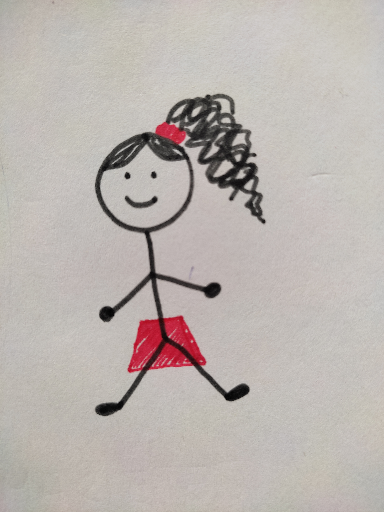
#> input picture 8a0a32cd8e74421bb4e7076cde64ee60.png, 384 x 512 px, found by its file name
$ python WatershedSegmentation.py
#> lines starting #> are read from the running program, lines starting #| are printed output that depends on the picture; after the words box and inside, x2 and y2 are one past the last pixel; in counts of white or black regions, pixels touching at a corner belong together
# Not good, but splits everything into different segments
#  separate objects or regions based on watershed lines
# effective for segmenting objects with well-defined boundaries, such as cells, nuclei
# Watershed lines the ridges that separate different catchment basins


import cv2
import numpy as np
import matplotlib.pyplot as plt

# Read the image
image_path = 'Segmentations/8a0a32cd8e74421bb4e7076cde64ee60.png'
image = cv2.imread(image_path)
#> image is the input picture: shape (512, 384, 3); mean B, G, R 175.7, 180, 187.2
image_rgb = cv2.cvtColor(image, cv2.COLOR_BGR2RGB)

# Convert the image to grayscale
gray_image = cv2.cvtColor(image, cv2.COLOR_BGR2GRAY)

# Apply thresholding to obtain a binary image
_, thresholded = cv2.threshold(gray_image, 0, 255, cv2.THRESH_BINARY_INV + cv2.THRESH_OTSU)
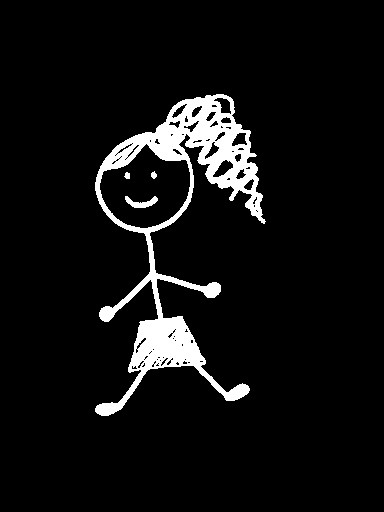
#> thresholded: shape (512, 384); 6.6% white; 4 white regions, box (x1, y1, x2, y2) and area: (95, 94, 266, 416) 12629, (125, 196, 158, 208) 195, (151, 171, 157, 179) 33, (124, 172, 130, 179) 32

# Perform morphological operations to clean up the image
kernel = np.ones((3, 3), np.uint8)
opening = cv2.morphologyEx(thresholded, cv2.MORPH_OPEN, kernel, iterations=2)
#> opening: shape (512, 384); 5.1% white; 12 white regions, largest, box (x1, y1, x2, y2) and area: (120, 95, 257, 191) 4630, (126, 225, 203, 374) 3307, (178, 280, 221, 298) 365
sure_bg = cv2.dilate(opening, kernel, iterations=3)
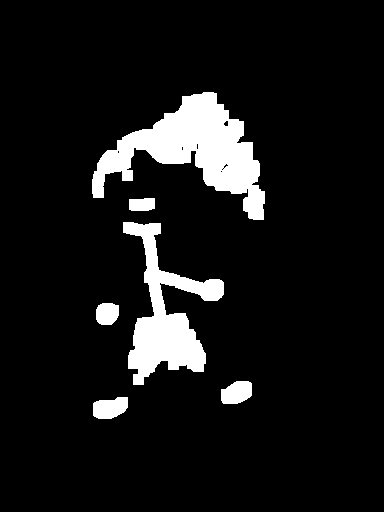
#> sure_bg: shape (512, 384); 8.8% white; 6 white regions, box (x1, y1, x2, y2) and area: (92, 92, 265, 220) 9105, (123, 222, 224, 385) 6170, (93, 397, 128, 419) 605, (221, 381, 252, 404) 575, (96, 303, 119, 325) 437, (129, 198, 155, 211) 312

# Find the unknown region using distance transform
dist_transform = cv2.distanceTransform(opening, cv2.DIST_L2, 5)
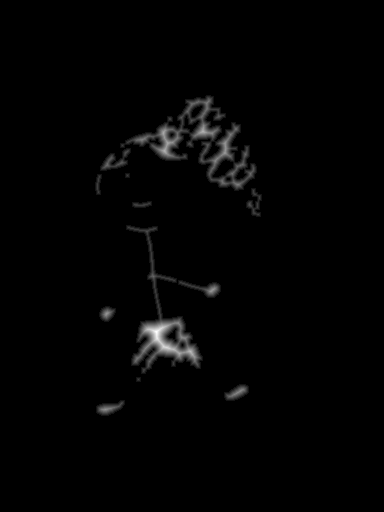
#> dist_transform: shape (512, 384) float32; min 0, max 12.39, mean 0.155; drawn with min black and max white
_, sure_fg = cv2.threshold(dist_transform, 0.7 * dist_transform.max(), 255, 0)
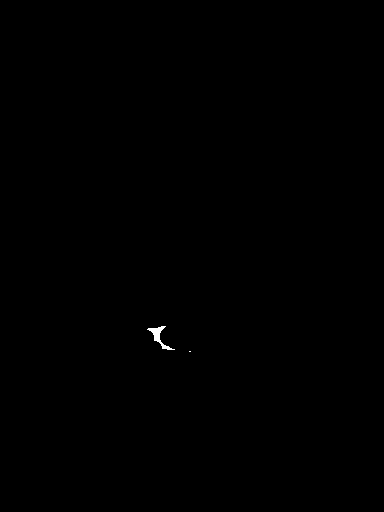
#> sure_fg: shape (512, 384) float32; 0.09% white; 2 white regions (1 under 20 px), largest, box (x1, y1, x2, y2) and area: (147, 326, 175, 350) 178

# Subtract sure_fg from sure_bg to get the unknown region
sure_fg = np.uint8(sure_fg)
unknown = cv2.subtract(sure_bg, sure_fg)

# Label markers for watershed
_, markers = cv2.connectedComponents(sure_fg)
#> markers: shape (512, 384) int32; 3 distinct labels, from 0 to 2

# Add one to all labels so that sure background is 1
markers = markers + 1
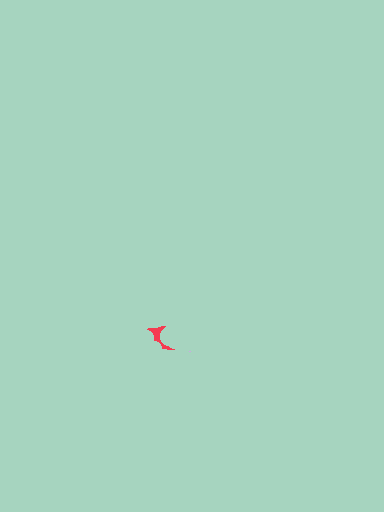
#> markers: shape (512, 384) int32; 3 distinct labels, from 1 to 3; one colour per label, 0 black

# Mark the unknown region as 0
markers[unknown == 255] = 0
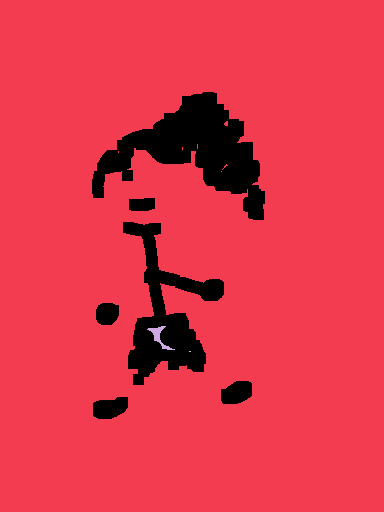
#> markers: shape (512, 384) int32; 4 distinct labels, from 0 to 3; one colour per label, 0 black

# Apply the watershed algorithm
markers = cv2.watershed(image, markers)
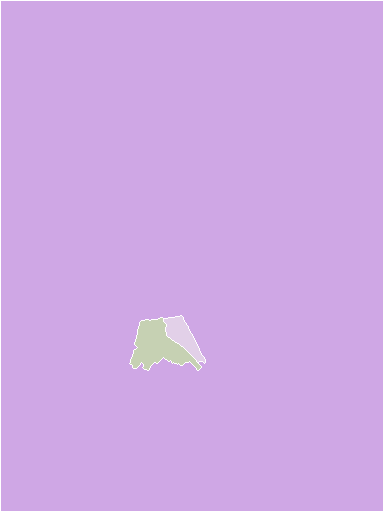
#> markers: shape (512, 384) int32; 4 distinct labels, from -1 to 3; one colour per label, 0 black, -1 white
image_rgb[markers == -1] = [255, 0, 0]

# Display the results
plt.figure(figsize=(10, 5))
plt.subplot(1, 2, 1)
plt.imshow(image_rgb)
plt.title('Original Image')

plt.subplot(1, 2, 2)
plt.imshow(markers, cmap='jet')
plt.title('Segmented Image')

plt.tight_layout()
plt.show()

$ run again, with 0a0a61d5a0e043cc8def74e629f1d465.png copied over 8a0a32cd8e74421bb4e7076cde64ee60.png
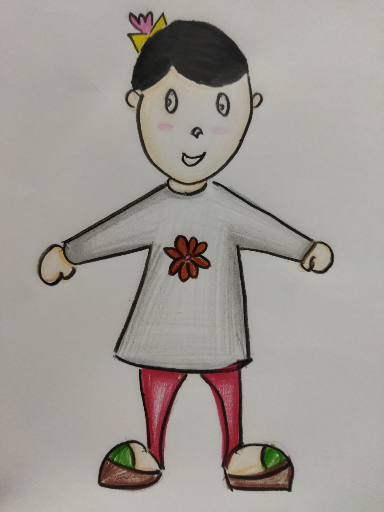
#> input picture 0a0a61d5a0e043cc8def74e629f1d465.png, 384 x 512 px, found by its file name
#> image is the input picture: shape (512, 384, 3); mean B, G, R 148.4, 154, 159.3
#> `_, thresholded = cv2.threshold(gray_image, 0, 255, cv2.THRESH_BINARY_I..`:
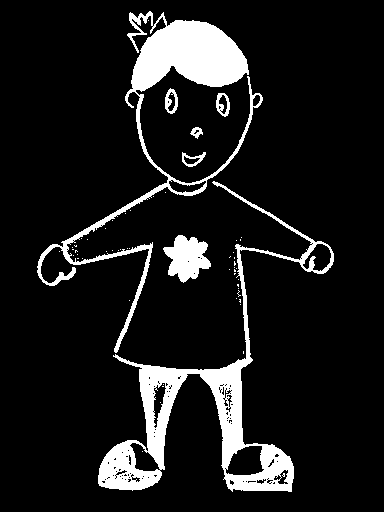
#> thresholded: shape (512, 384); 10.8% white; 57 white regions (50 under 20 px), largest, box (x1, y1, x2, y2) and area: (98, 181, 334, 492) 10024, (37, 11, 263, 353) 9028, (163, 235, 211, 283) 1410
#> opening: shape (512, 384); 7.6% white; 14 white regions, largest, box (x1, y1, x2, y2) and area: (132, 20, 248, 91) 5636, (139, 365, 198, 469) 2342, (200, 357, 251, 468) 2273
#> sure_bg: shape (512, 384); 11.3% white; 9 white regions, largest, box (x1, y1, x2, y2) and area: (95, 354, 297, 494) 12195, (129, 17, 251, 94) 6914, (161, 232, 213, 285) 2020
#> unknown: shape (512, 384); 11% white; 9 white regions, largest, box (x1, y1, x2, y2) and area: (95, 354, 297, 494) 12195, (129, 17, 251, 94) 6287, (161, 232, 213, 285) 2020
#> `markers = cv2.watershed(image, markers)`:
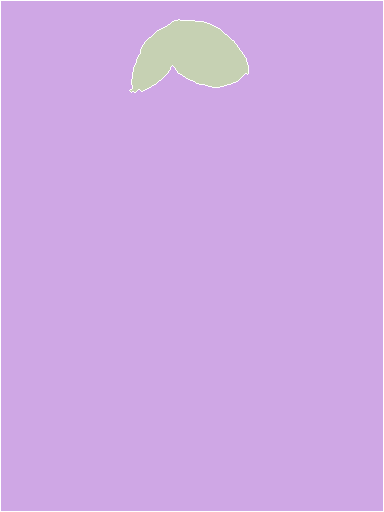
#> markers: shape (512, 384) int32; 3 distinct labels, from -1 to 2; one colour per label, 0 black, -1 white

$ run again, with 1a0a2b3870a64e43a2fd986a075aee8f.png copied over 8a0a32cd8e74421bb4e7076cde64ee60.png
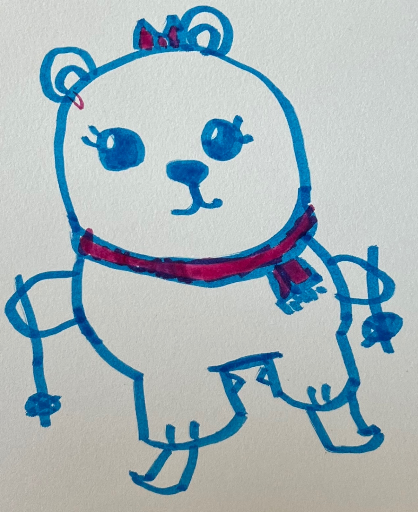
#> input picture 1a0a2b3870a64e43a2fd986a075aee8f.png, 418 x 512 px, found by its file name
#> image is the input picture: shape (512, 418, 3); mean B, G, R 187.5, 181.7, 166.5
#> `_, thresholded = cv2.threshold(gray_image, 0, 255, cv2.THRESH_BINARY_I..`:
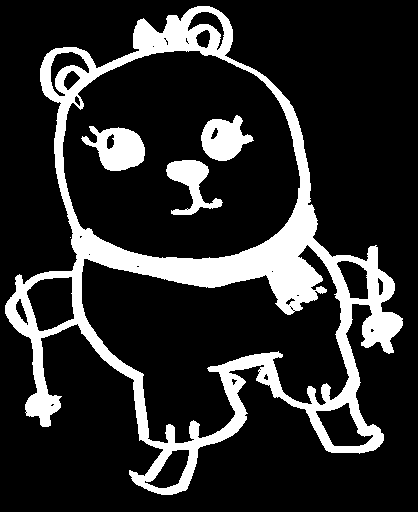
#> thresholded: shape (512, 418); 17.7% white; 5 white regions (1 under 20 px), largest, box (x1, y1, x2, y2) and area: (5, 6, 403, 495) 33151, (81, 126, 145, 171) 1760, (201, 115, 254, 161) 1509, (166, 160, 223, 215) 1359
#> opening: shape (512, 418); 17.3% white; 7 white regions, largest, box (x1, y1, x2, y2) and area: (5, 6, 403, 495) 32524, (96, 128, 145, 171) 1621, (201, 116, 252, 161) 1499
#> sure_bg: shape (512, 418); 27% white; 4 white regions, box (x1, y1, x2, y2) and area: (2, 3, 406, 498) 51030, (164, 113, 255, 218) 4411, (93, 125, 148, 174) 2291, (80, 134, 92, 146) 142
#> unknown: shape (512, 418); 26.8% white; 4 white regions, box (x1, y1, x2, y2) and area: (2, 3, 406, 498) 50469, (164, 113, 255, 218) 4409, (93, 125, 148, 174) 2254, (80, 134, 92, 146) 142
#> `image_rgb[markers == -1] = [255, 0, 0]`:
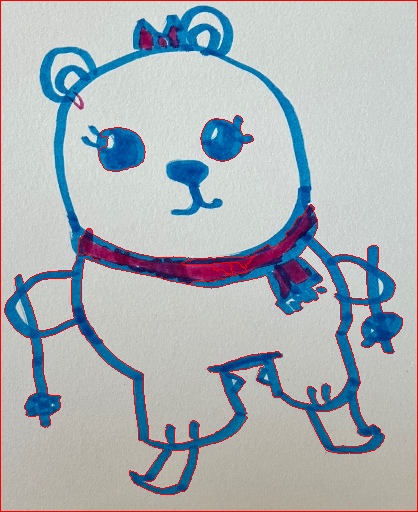
#> image_rgb: shape (512, 418, 3); mean R, G, B 169.9, 177.4, 182.9
